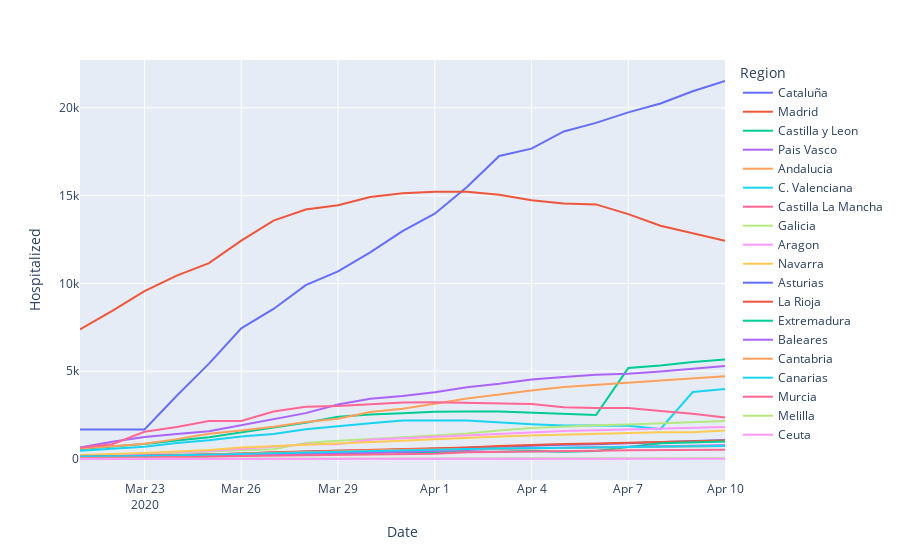

Source (notebook cell):
### Markdown cell above
#### Hospitalized per Region

### Code cell
# plotly express: fig_ccaa_hospitalized

# Sort Regions by values:
df_ccaa = df_ccaa.sort_values(by=['Date', 'Hospitalized'], ascending=False)

fig_ccaa_hospitalized = px.line(df_ccaa.query("Report>=51"), x="Date", y="Hospitalized", color="Region")
fig_ccaa_hospitalized.show()

### Figure 1 — Plotly figure (JSON) as saved in the notebook; plotly's stock layout.template omitted (floating-point values rounded to 4 significant figures)
{"data": [{"hoverlabel": {"namelength": 0}, "hovertemplate": "Region=Cataluña<br>Date=%{x}<br>Hospitalized=%{y}", "legendgroup": "Cataluña", "line": {"color": "#636efa", "dash": "solid"}, "mode": "lines", "name": "Cataluña", "showlegend": true, "type": "scatter", "x": ["2020-04-10", "2020-04-09", "2020-04-08", "2020-04-07", "2020-04-06", "2020-04-05", "2020-04-04", "2020-04-03", "2020-04-02", "2020-04-01", "2020-03-31", "2020-03-30", "2020-03-29", "2020-03-28", "2020-03-27", "2020-03-26", "2020-03-25", "2020-03-24", "2020-03-23", "2020-03-22", "2020-03-21"], "xaxis": "x", "y": [21530, 20943, 20250, 19745, 19143, 18656, 17678, 17257, 15489, 13969, 12974, 11769, 10688, 9900, 8545, 7439, 5434, 3598, 1681, 1681, 1681], "yaxis": "y"}, {"hoverlabel": {"namelength": 0}, "hovertemplate": "Region=Madrid<br>Date=%{x}<br>Hospitalized=%{y}", "legendgroup": "Madrid", "line": {"color": "#EF553B", "dash": "solid"}, "mode": "lines", "name": "Madrid", "showlegend": true, "type": "scatter", "x": ["2020-04-10", "2020-04-09", "2020-04-08", "2020-04-07", "2020-04-06", "2020-04-05", "2020-04-04", "2020-04-03", "2020-04-02", "2020-04-01", "2020-03-31", "2020-03-30", "2020-03-29", "2020-03-28", "2020-03-27", "2020-03-26", "2020-03-25", "2020-03-24", "2020-03-23", "2020-03-22", "2020-03-21"], "xaxis": "x", "y": [12432, 12853, 13289, 13950, 14501, 14551, 14741, 15050, 15227, 15227, 15140, 14917, 14454, 14211, 13580, 12440, 11153, 10443, 9561, 8441, 7388], "yaxis": "y"}, {"hoverlabel": {"namelength": 0}, "hovertemplate": "Region=Castilla y Leon<br>Date=%{x}<br>Hospitalized=%{y}", "legendgroup": "Castilla y Leon", "line": {"color": "#00cc96", "dash": "solid"}, "mode": "lines", "name": "Castilla y Leon", "showlegend": true, "type": "scatter", "x": ["2020-04-10", "2020-04-09", "2020-04-08", "2020-04-07", "2020-04-06", "2020-04-05", "2020-04-04", "2020-04-03", "2020-04-02", "2020-04-01", "2020-03-31", "2020-03-30", "2020-03-29", "2020-03-28", "2020-03-27", "2020-03-26", "2020-03-25", "2020-03-24", "2020-03-23", "2020-03-22", "2020-03-21"], "xaxis": "x", "y": [5674, 5523, 5322, 5180, 2508, 2574, 2664, 2711, 2709, 2692, 2601, 2540, 2408, 2063, 1791, 1515, 1244, 1057, 860, 709, 575], "yaxis": "y"}, {"hoverlabel": {"namelength": 0}, "hovertemplate": "Region=Pais Vasco<br>Date=%{x}<br>Hospitalized=%{y}", "legendgroup": "Pais Vasco", "line": {"color": "#ab63fa", "dash": "solid"}, "mode": "lines", "name": "Pais Vasco", "showlegend": true, "type": "scatter", "x": ["2020-04-10", "2020-04-09", "2020-04-08", "2020-04-07", "2020-04-06", "2020-04-05", "2020-04-04", "2020-04-03", "2020-04-02", "2020-04-01", "2020-03-31", "2020-03-30", "2020-03-29", "2020-03-28", "2020-03-27", "2020-03-26", "2020-03-25", "2020-03-24", "2020-03-23", "2020-03-22", "2020-03-21"], "xaxis": "x", "y": [5290, 5130, 4982, 4856, 4794, 4666, 4522, 4283, 4087, 3806, 3594, 3427, 3106, 2612, 2270, 1907, 1577, 1425, 1252, 988, 654], "yaxis": "y"}, {"hoverlabel": {"namelength": 0}, "hovertemplate": "Region=Andalucia<br>Date=%{x}<br>Hospitalized=%{y}", "legendgroup": "Andalucia", "line": {"color": "#FFA15A", "dash": "solid"}, "mode": "lines", "name": "Andalucia", "showlegend": true, "type": "scatter", "x": ["2020-04-10", "2020-04-09", "2020-04-08", "2020-04-07", "2020-04-06", "2020-04-05", "2020-04-04", "2020-04-03", "2020-04-02", "2020-04-01", "2020-03-31", "2020-03-30", "2020-03-29", "2020-03-28", "2020-03-27", "2020-03-26", "2020-03-25", "2020-03-24", "2020-03-23", "2020-03-22", "2020-03-21"], "xaxis": "x", "y": [4715, 4599, 4463, 4335, 4227, 4107, 3896, 3673, 3444, 3147, 2867, 2671, 2294, 2106, 1843, 1626, 1433, 1132, 865, 724, 605], "yaxis": "y"}, {"hoverlabel": {"namelength": 0}, "hovertemplate": "Region=C. Valenciana<br>Date=%{x}<br>Hospitalized=%{y}", "legendgroup": "C. Valenciana", "line": {"color": "#19d3f3", "dash": "solid"}, "mode": "lines", "name": "C. Valenciana", "showlegend": true, "type": "scatter", "x": ["2020-04-10", "2020-04-09", "2020-04-08", "2020-04-07", "2020-04-06", "2020-04-05", "2020-04-04", "2020-04-03", "2020-04-02", "2020-04-01", "2020-03-31", "2020-03-30", "2020-03-29", "2020-03-28", "2020-03-27", "2020-03-26", "2020-03-25", "2020-03-24", "2020-03-23", "2020-03-22", "2020-03-21"], "xaxis": "x", "y": [3987, 3815, 1714, 1887, 1909, 1901, 1977, 2064, 2189, 2189, 2189, 2042, 1874, 1694, 1422, 1278, 1071, 917, 702, 590, 476], "yaxis": "y"}, {"hoverlabel": {"namelength": 0}, "hovertemplate": "Region=Castilla La Mancha<br>Date=%{x}<br>Hospitalized=%{y}", "legendgroup": "Castilla La Mancha", "line": {"color": "#FF6692", "dash": "solid"}, "mode": "lines", "name": "Castilla La Mancha", "showlegend": true, "type": "scatter", "x": ["2020-04-10", "2020-04-09", "2020-04-08", "2020-04-07", "2020-04-06", "2020-04-05", "2020-04-04", "2020-04-03", "2020-04-02", "2020-04-01", "2020-03-31", "2020-03-30", "2020-03-29", "2020-03-28", "2020-03-27", "2020-03-26", "2020-03-25", "2020-03-24", "2020-03-23", "2020-03-22", "2020-03-21"], "xaxis": "x", "y": [2359, 2575, 2731, 2908, 2901, 2950, 3133, 3168, 3230, 3230, 3225, 3134, 3018, 2977, 2707, 2162, 2162, 1825, 1547, 838, 635], "yaxis": "y"}, {"hoverlabel": {"namelength": 0}, "hovertemplate": "Region=Galicia<br>Date=%{x}<br>Hospitalized=%{y}", "legendgroup": "Galicia", "line": {"color": "#B6E880", "dash": "solid"}, "mode": "lines", "name": "Galicia", "showlegend": true, "type": "scatter", "x": ["2020-04-10", "2020-04-09", "2020-04-08", "2020-04-07", "2020-04-06", "2020-04-05", "2020-04-04", "2020-04-03", "2020-04-02", "2020-04-01", "2020-03-31", "2020-03-30", "2020-03-29", "2020-03-28", "2020-03-27", "2020-03-26", "2020-03-25", "2020-03-24", "2020-03-23", "2020-03-22", "2020-03-21"], "xaxis": "x", "y": [2165, 2094, 2014, 1968, 1916, 1831, 1767, 1630, 1447, 1338, 1250, 1147, 1043, 906, 557, 503, 412, 338, 270, 227, 168], "yaxis": "y"}, {"hoverlabel": {"namelength": 0}, "hovertemplate": "Region=Aragon<br>Date=%{x}<br>Hospitalized=%{y}", "legendgroup": "Aragon", "line": {"color": "#FF97FF", "dash": "solid"}, "mode": "lines", "name": "Aragon", "showlegend": true, "type": "scatter", "x": ["2020-04-10", "2020-04-09", "2020-04-08", "2020-04-07", "2020-04-06", "2020-04-05", "2020-04-04", "2020-04-03", "2020-04-02", "2020-04-01", "2020-03-31", "2020-03-30", "2020-03-29", "2020-03-28", "2020-03-27", "2020-03-26", "2020-03-25", "2020-03-24", "2020-03-23", "2020-03-22", "2020-03-21"], "xaxis": "x", "y": [1822, 1765, 1716, 1663, 1637, 1588, 1505, 1431, 1320, 1234, 1176, 1094, 835, 835, 693, 562, 459, 384, 298, 241, 192], "yaxis": "y"}, {"hoverlabel": {"namelength": 0}, "hovertemplate": "Region=Navarra<br>Date=%{x}<br>Hospitalized=%{y}", "legendgroup": "Navarra", "line": {"color": "#FECB52", "dash": "solid"}, "mode": "lines", "name": "Navarra", "showlegend": true, "type": "scatter", "x": ["2020-04-10", "2020-04-09", "2020-04-08", "2020-04-07", "2020-04-06", "2020-04-05", "2020-04-04", "2020-04-03", "2020-04-02", "2020-04-01", "2020-03-31", "2020-03-30", "2020-03-29", "2020-03-28", "2020-03-27", "2020-03-26", "2020-03-25", "2020-03-24", "2020-03-23", "2020-03-22", "2020-03-21"], "xaxis": "x", "y": [1620, 1526, 1526, 1488, 1432, 1399, 1341, 1284, 1181, 1120, 1035, 955, 896, 827, 732, 649, 506, 405, 339, 288, 222], "yaxis": "y"}, {"hoverlabel": {"namelength": 0}, "hovertemplate": "Region=Asturias<br>Date=%{x}<br>Hospitalized=%{y}", "legendgroup": "Asturias", "line": {"color": "#636efa", "dash": "solid"}, "mode": "lines", "name": "Asturias", "showlegend": true, "type": "scatter", "x": ["2020-04-10", "2020-04-09", "2020-04-08", "2020-04-07", "2020-04-06", "2020-04-05", "2020-04-04", "2020-04-03", "2020-04-02", "2020-04-01", "2020-03-31", "2020-03-30", "2020-03-29", "2020-03-28", "2020-03-27", "2020-03-26", "2020-03-25", "2020-03-24", "2020-03-23", "2020-03-22", "2020-03-21"], "xaxis": "x", "y": [1083, 1018, 958, 889, 846, 808, 766, 702, 640, 590, 529, 479, 466, 408, 339, 300, 263, 224, 194, 171, 133], "yaxis": "y"}, {"hoverlabel": {"namelength": 0}, "hovertemplate": "Region=La Rioja<br>Date=%{x}<br>Hospitalized=%{y}", "legendgroup": "La Rioja", "line": {"color": "#EF553B", "dash": "solid"}, "mode": "lines", "name": "La Rioja", "showlegend": true, "type": "scatter", "x": ["2020-04-10", "2020-04-09", "2020-04-08", "2020-04-07", "2020-04-06", "2020-04-05", "2020-04-04", "2020-04-03", "2020-04-02", "2020-04-01", "2020-03-31", "2020-03-30", "2020-03-29", "2020-03-28", "2020-03-27", "2020-03-26", "2020-03-25", "2020-03-24", "2020-03-23", "2020-03-22", "2020-03-21"], "xaxis": "x", "y": [1047, 997, 955, 918, 888, 855, 805, 738, 660, 619, 575, 517, 497, 458, 388, 316, 254, 206, 166, 134, 128], "yaxis": "y"}, {"hoverlabel": {"namelength": 0}, "hovertemplate": "Region=Extremadura<br>Date=%{x}<br>Hospitalized=%{y}", "legendgroup": "Extremadura", "line": {"color": "#00cc96", "dash": "solid"}, "mode": "lines", "name": "Extremadura", "showlegend": true, "type": "scatter", "x": ["2020-04-10", "2020-04-09", "2020-04-08", "2020-04-07", "2020-04-06", "2020-04-05", "2020-04-04", "2020-04-03", "2020-04-02", "2020-04-01", "2020-03-31", "2020-03-30", "2020-03-29", "2020-03-28", "2020-03-27", "2020-03-26", "2020-03-25", "2020-03-24", "2020-03-23", "2020-03-22", "2020-03-21"], "xaxis": "x", "y": [1003, 958, 898, 686, 453, 417, 453, 415, 412, 372, 371, 353, 313, 312, 277, 241, 209, 161, 131, 87, 65], "yaxis": "y"}, {"hoverlabel": {"namelength": 0}, "hovertemplate": "Region=Baleares<br>Date=%{x}<br>Hospitalized=%{y}", "legendgroup": "Baleares", "line": {"color": "#ab63fa", "dash": "solid"}, "mode": "lines", "name": "Baleares", "showlegend": true, "type": "scatter", "x": ["2020-04-10", "2020-04-09", "2020-04-08", "2020-04-07", "2020-04-06", "2020-04-05", "2020-04-04", "2020-04-03", "2020-04-02", "2020-04-01", "2020-03-31", "2020-03-30", "2020-03-29", "2020-03-28", "2020-03-27", "2020-03-26", "2020-03-25", "2020-03-24", "2020-03-23", "2020-03-22", "2020-03-21"], "xaxis": "x", "y": [777, 751, 731, 705, 683, 664, 634, 587, 517, 468, 399, 353, 345, 283, 237, 205, 164, 127, 87, 79, 60], "yaxis": "y"}, {"hoverlabel": {"namelength": 0}, "hovertemplate": "Region=Cantabria<br>Date=%{x}<br>Hospitalized=%{y}", "legendgroup": "Cantabria", "line": {"color": "#FFA15A", "dash": "solid"}, "mode": "lines", "name": "Cantabria", "showlegend": true, "type": "scatter", "x": ["2020-04-10", "2020-04-09", "2020-04-08", "2020-04-07", "2020-04-06", "2020-04-05", "2020-04-04", "2020-04-03", "2020-04-02", "2020-04-01", "2020-03-31", "2020-03-30", "2020-03-29", "2020-03-28", "2020-03-27", "2020-03-26", "2020-03-25", "2020-03-24", "2020-03-23", "2020-03-22", "2020-03-21"], "xaxis": "x", "y": [747, 720, 700, 677, 658, 639, 619, 592, 567, 543, 522, 481, 449, 406, 355, 300, 241, 200, 157, 116, 92], "yaxis": "y"}, {"hoverlabel": {"namelength": 0}, "hovertemplate": "Region=Canarias<br>Date=%{x}<br>Hospitalized=%{y}", "legendgroup": "Canarias", "line": {"color": "#19d3f3", "dash": "solid"}, "mode": "lines", "name": "Canarias", "showlegend": true, "type": "scatter", "x": ["2020-04-10", "2020-04-09", "2020-04-08", "2020-04-07", "2020-04-06", "2020-04-05", "2020-04-04", "2020-04-03", "2020-04-02", "2020-04-01", "2020-03-31", "2020-03-30", "2020-03-29", "2020-03-28", "2020-03-27", "2020-03-26", "2020-03-25", "2020-03-24", "2020-03-23", "2020-03-22", "2020-03-21"], "xaxis": "x", "y": [738, 730, 703, 689, 651, 644, 632, 605, 566, 532, 483, 444, 425, 377, 328, 279, 235, 207, 172, 150, 139], "yaxis": "y"}, {"hoverlabel": {"namelength": 0}, "hovertemplate": "Region=Murcia<br>Date=%{x}<br>Hospitalized=%{y}", "legendgroup": "Murcia", "line": {"color": "#FF6692", "dash": "solid"}, "mode": "lines", "name": "Murcia", "showlegend": true, "type": "scatter", "x": ["2020-04-10", "2020-04-09", "2020-04-08", "2020-04-07", "2020-04-06", "2020-04-05", "2020-04-04", "2020-04-03", "2020-04-02", "2020-04-01", "2020-03-31", "2020-03-30", "2020-03-29", "2020-03-28", "2020-03-27", "2020-03-26", "2020-03-25", "2020-03-24", "2020-03-23", "2020-03-22", "2020-03-21"], "xaxis": "x", "y": [533, 533, 515, 500, 468, 447, 434, 405, 389, 304, 283, 265, 260, 231, 209, 172, 127, 99, 80, 78, 61], "yaxis": "y"}, {"hoverlabel": {"namelength": 0}, "hovertemplate": "Region=Melilla<br>Date=%{x}<br>Hospitalized=%{y}", "legendgroup": "Melilla", "line": {"color": "#B6E880", "dash": "solid"}, "mode": "lines", "name": "Melilla", "showlegend": true, "type": "scatter", "x": ["2020-04-10", "2020-04-09", "2020-04-08", "2020-04-07", "2020-04-06", "2020-04-05", "2020-04-04", "2020-04-03", "2020-04-02", "2020-04-01", "2020-03-31", "2020-03-30", "2020-03-29", "2020-03-28", "2020-03-27", "2020-03-26", "2020-03-25", "2020-03-24", "2020-03-23", "2020-03-22", "2020-03-21"], "xaxis": "x", "y": [41, 40, 40, 40, 38, 38, 37, 34, 32, 32, 27, 27, 24, 22, 18, 16, 14, 12, 12, 12, 8], "yaxis": "y"}, {"hoverlabel": {"namelength": 0}, "hovertemplate": "Region=Ceuta<br>Date=%{x}<br>Hospitalized=%{y}", "legendgroup": "Ceuta", "line": {"color": "#FF97FF", "dash": "solid"}, "mode": "lines", "name": "Ceuta", "showlegend": true, "type": "scatter", "x": ["2020-04-10", "2020-04-09", "2020-04-08", "2020-04-07", "2020-04-06", "2020-04-05", "2020-04-04", "2020-04-03", "2020-04-02", "2020-04-01", "2020-03-31", "2020-03-30", "2020-03-29", "2020-03-28", "2020-03-27", "2020-03-26", "2020-03-25", "2020-03-24", "2020-03-23", "2020-03-22", "2020-03-21"], "xaxis": "x", "y": [9, 9, 9, 9, 9, 9, 8, 8, 7, 6, 3, 2, 2, 2, 2, 2, 2, 0, 0, 0, 0], "yaxis": "y"}], "layout": {"legend": {"title": {"text": "Region"}, "tracegroupgap": 0}, "margin": {"t": 60}, "xaxis": {"anchor": "y", "domain": [0, 1], "title": {"text": "Date"}}, "yaxis": {"anchor": "x", "domain": [0, 1], "title": {"text": "Hospitalized"}}}}
